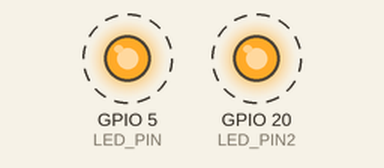
Simulated run of this program. Board: Raspberry Pi (BCM pin numbers). On the bench: output pins drawn as LEDs (lit = HIGH). Dashed ring = blinking. What the program prints to the terminal is not drawn.

Above: at 0.5 s.
Timing chart, 0 to 4.6 s (numbered marks = the images above):
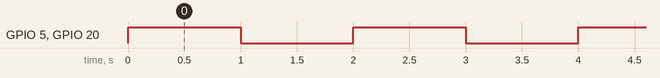

The program:

GPIO_Blink_Light.py
```python
import RPi.GPIO as GPIO
import time

# Set up GPIO
GPIO.setmode(GPIO.BCM)  # Use BCM pin numbering
GPIO.setwarnings(False)

# Define GPIO pin for LED
LED_PIN = 5
LED_PIN2 = 20

# Set up the GPIO pins as outputs
GPIO.setup(LED_PIN, GPIO.OUT)
GPIO.setup(LED_PIN2, GPIO.OUT)

try:
    print("Blinking LED on GPIO07. Press Ctrl+C to stop...")
    while True:
        # Turn LED on
        GPIO.output(LED_PIN, GPIO.HIGH)
        GPIO.output(LED_PIN2, GPIO.HIGH)
        print("LED ON")
        time.sleep(1)  # Wait 1 second

        # Turn LED off
        GPIO.output(LED_PIN, GPIO.LOW)
        GPIO.output(LED_PIN2, GPIO.LOW)
        print("LED OFF")
        time.sleep(1)  # Wait 1 second

except KeyboardInterrupt:
    print("\nProgram stopped by user")

finally:
    # Clean up GPIO
    GPIO.cleanup()
    print("GPIO cleaned up")
```

Measured:
- by itself, GPIO 5 (LED_PIN), GPIO 20 (LED_PIN2): alternates HIGH for 1.0 s and LOW for 1.0 s
